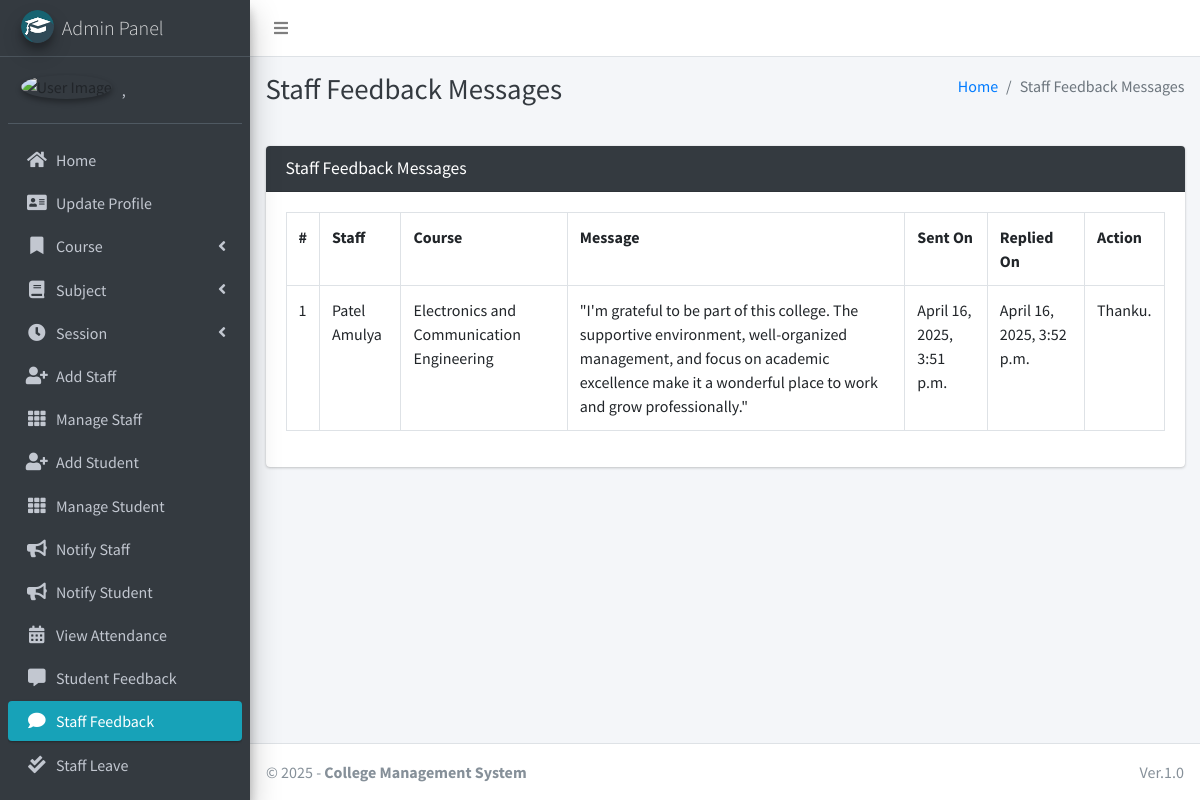
The page /staff/view/feedback/ (signed in) on the database its author committed.
### main_app/models.py (models this page shows)
class CustomUser(AbstractUser):
    USER_TYPE = ((1, "HOD"), (2, "Staff"), (3, "Student"))
    GENDER = [("M", "Male"), ("F", "Female")]
    username = None  # Removed username, using email instead
    email = models.EmailField(unique=True)
    user_type = models.CharField(default=1, choices=USER_TYPE, max_length=1)
    gender = models.CharField(max_length=1, choices=GENDER)
    profile_pic = models.ImageField()
    address = models.TextField()
    fcm_token = models.TextField(default="")  # For firebase notifications
    created_at = models.DateTimeField(auto_now_add=True)
    updated_at = models.DateTimeField(auto_now=True)
    USERNAME_FIELD = "email"
    REQUIRED_FIELDS = []
    objects = CustomUserManager()
    def __str__(self):
        return self.last_name + ", " + self.first_name

class FeedbackStaff(models.Model):
    staff = models.ForeignKey(Staff, on_delete=models.CASCADE)
    feedback = models.TextField()
    reply = models.TextField()
    created_at = models.DateTimeField(auto_now_add=True)
    updated_at = models.DateTimeField(auto_now=True)

class Staff(models.Model):
    course = models.ForeignKey(Course, on_delete=models.DO_NOTHING, null=True, blank=False)
    admin = models.OneToOneField(CustomUser, on_delete=models.CASCADE)
    def __str__(self):
        return self.admin.last_name + " " + self.admin.first_name

class Course(models.Model):
    name = models.CharField(max_length=120)
    created_at = models.DateTimeField(auto_now_add=True)
    updated_at = models.DateTimeField(auto_now=True)
    def __str__(self):
        return self.name

### main_app/hod_views.py (the view, shortened to what this page needs)
# urls.py: path("staff/view/feedback/", hod_views.staff_feedback_message,
@csrf_exempt
def staff_feedback_message(request):
    if request.method != 'POST':
        feedbacks = FeedbackStaff.objects.all()
        context = {
            'feedbacks': feedbacks,
            'page_title': 'Staff Feedback Messages'
        }
        return render(request, 'hod_template/staff_feedback_template.html', context)

### main_app/templates/hod_template/staff_feedback_template.html (shortened to what this page needs)
{% extends 'main_app/base.html' %}
{% load static %}
{% block page_title %}{{page_title}}{% endblock page_title %}
{% block content %}
<section class="content">
    <div class="container-fluid">
        <div class="row">
            <div class="col-md-12">
                <div class="card card-dark">
                    <div class="card-header">
                        <h3 class="card-title">{{page_title}}</h3>
                    </div>
                    <div class="table card-body">
                        <table class="table table-bordered table-hover">
                            <tr>
                                <th>#</th>
                                <th>Staff</th>
                                <th>Course</th>
                                <th>Message</th>
                                <th>Sent On</th>
                                <th>Replied On</th>
                                <th>Action</th>
                            </tr>
                            {% for feedback in  feedbacks %}
                              <tr>
                                  <td>{{forloop.counter}}</td>
                                  <td>{{feedback.staff}}</td>
                                  <td>{{feedback.staff.course}}</td>
                                  <td>{{feedback.feedback}}</td>
                                    {% if feedback.reply == "" %}
                                    <td>{{feedback.created_at}}</td>
                                    <td><span  class='badge badge-warning'>Pending Response</span></td>
                                         <td> <button data-toggle = "modal" data-target = "#reply_modal" value="{{feedback.id}}" class="btn btn-success reply_open_modal">Reply</button>
                                        {% else %}
                                        <td>{{feedback.created_at}}</td>
                                        <td>{{feedback.updated_at}}</td>
                                          <td>{{feedback.reply}}</td>
                                    {% endif %}
                              </tr>
                            {% endfor %}
                        </table>
                    </div>
                    </div>
            </div>
        </div>
    </div>
</section>
{% endblock content %}

### main_app/templates/main_app/sidebar_template.html (shortened to what this page needs)
{% load static %}
<aside class="main-sidebar sidebar-dark-info elevation-4">
    {% if request.user.user_type == '1' %}
    <a href="{% url 'admin_home' %}" class="brand-link">
        <img src="{% static 'dist/img/cmsl.png' %} " alt="AdminLTE Logo"
            class="brand-image img-circle elevation-3" >
        <span class="brand-text font-weight-light">Admin Panel</span>
    </a>
    <div class="sidebar">
        <div class="user-panel mt-3 pb-3 mb-3 d-flex">
            <div class="image">
                <img src="{{ request.user.profile_pic}}" class="img-circle elevation-2" alt="User Image">
            </div>
            <div class="info">
                <a href="#" class="d-block">{{user}}</a>
            </div>
        </div>
        <nav class="mt-2">
            <ul class="nav nav-pills nav-sidebar flex-column" data-widget="treeview" role="menu" data-accordion="false">
                <li class="nav-item">
                    {% url 'admin_home' as admin_home %}
                    <a href="{{admin_home}}" class="nav-link {% if admin_home == request.path %} active {% endif %}">
                        <i class="nav-icon fas fa-home"></i>
                        <p>
                            Home
                        </p>
                    </a>
                </li>
                <li class="nav-item">
                    {% url 'admin_view_profile' as admin_view_profile %}
                    <a href="{{admin_view_profile}}"
                        class="nav-link {% if admin_view_profile == request.path %} active {% endif %}">
                        <i class="nav-icon fas fa-address-card"></i>
                        <p>
                            Update Profile
                        </p>
                    </a>
                </li>
                <li class="nav-item has-treeview">
                    <a href="#" class="nav-link">
                        <i class="nav-icon fas fa-bookmark"></i>
                        <p>
                            Course
                            <i class="fas fa-angle-left right"></i>
                        </p>
                    </a>
                </li>
                <li class="nav-item has-treeview">
                    <a href="#" class="nav-link">
                        <i class="nav-icon fas fa-book"></i>
                        <p>
                            Subject
                            <i class="fas fa-angle-left right"></i>
                        </p>
                    </a>
                </li>
                <li class="nav-item has-treeview">
                    <a href="#" class="nav-link">
                        <i class="nav-icon fas fa-clock"></i>
                        <p>
                            Session
                            <i class="fas fa-angle-left right"></i>
                        </p>
                    </a>
                </li>
                <li class="nav-item">
                    {% url 'add_staff' as add_staff %}
                    <a href="{{add_staff}}" class="nav-link {% if add_staff == request.path %} active {% endif %}">
                        <i class="nav-icon fas fa-user-plus"></i>
                        <p>
                            Add Staff
                        </p>
                    </a>
                </li>
                <li class="nav-item">
                    {% url 'manage_staff' as manage_staff %}
                    {% url 'edit_staff' staff_id as edit_staff %}
                    <a href="{{manage_staff}}"
                        class="nav-link {% if manage_staff == request.path or request.path == edit_staff %} active {% endif %}">
                        <i class="nav-icon fas fa-th"></i>
                        <p>
                            Manage Staff
                        </p>
                    </a>
                </li>
                <li class="nav-item">
                    {% url 'add_student' as add_student%}
                    <a href="{{add_student}}" class="nav-link  {% if add_student == request.path %} active {% endif %}">
                        <i class="nav-icon fas fa-user-plus"></i>
                        <p>
                            Add Student
                        </p>
                    </a>
                </li>
                <li class="nav-item">
                    {% url 'manage_student' as manage_student %}
                    {% url 'edit_student' student_id as edit_student %}
                    <a href="{{manage_student}}"
                        class="nav-link  {% if edit_student == request.path or manage_student == request.path %} active {% endif %}">
                        <i class="nav-icon fas fa-th"></i>
                        <p>
                            Manage Student
                        </p>
                    </a>
                </li>
                <li class="nav-item">
                    {% url 'admin_notify_staff' as admin_notify_staff %}
                    <a href="{{admin_notify_staff}}"
                        class="nav-link {% if admin_notify_staff == request.path %} active {% endif %}">
                        <i class="nav-icon fas fa-bullhorn"></i>
                        <p>
                            Notify Staff
                        </p>
                    </a>
                </li>
                <li class="nav-item">
                    {% url 'admin_notify_student' as admin_notify_student %}
                    <a href="{{admin_notify_student}}"
                        class="nav-link {% if admin_notify_student == request.path %} active {% endif %}">
                        <i class="nav-icon fas fa-bullhorn"></i>
                        <p>
                            Notify Student
                        </p>
                    </a>
                </li>
                <li class="nav-item">
                    {% url 'admin_view_attendance' as admin_view_attendance %}
                <li class="nav-item">
                    <a href="{{admin_view_attendance}}"
                        class="nav-link  {% if admin_view_attendance == request.path %} active {% endif %}">
                        <i class="nav-icon fas fa-calendar-alt"></i>
                        <p>
                            View Attendance
                        </p>
                    </a>
                </li>
                <li class="nav-item">
                    {% url 'student_feedback_message' as student_feedback_message %}
                    <a href="{{ student_feedback_message }}"
                        class="nav-link  {% if student_feedback_message == request.path %} active {% endif %}">
                        <i class="nav-icon fas fa-comment-alt"></i>
                        <p>
                            Student Feedback
                        </p>
                    </a>
                </li>
                <li class="nav-item">
                    {% url 'staff_feedback_message' as staff_feedback_message %}
                    <a href="{{staff_feedback_message}}"
                        class="nav-link   {% if staff_feedback_message == request.path %} active {% endif %}">
                        <i class="nav-icon fas fa-comment"></i>
                        <p>
                            Staff Feedback
                        </p>
                    </a>
                </li>
                <li class="nav-item">
                    {% url 'view_staff_leave' as view_staff_leave %}
                    <a href="{{view_staff_leave}}"
                        class="nav-link  {% if view_staff_leave == request.path %} active {% endif %}">
                        <i class="nav-icon fas fa-check-double"></i>
                        <p>
                            Staff Leave
                        </p>
                    </a>
                </li>
                <li class="nav-item">
                    {% url 'view_student_leave' as view_student_leave %}
                    <a href="{% url 'view_student_leave' %}"
                        class="nav-link  {% if view_student_leave == request.path %} active {% endif %}">
                    </a>
                </li>
                                        {% endif %}
                                    </ul>
                                </nav>
                            </div>
</aside>

### rows shown on the page
CustomUser: last_name+first_name ","
FeedbackStaff: staff "Patel Amulya", staff.course "Electronics and Communication Engineering", feedback "\"I'm grateful to be part of this college. The supportive environment, well-organized management, and focus on academic excellence make it a wonderful place to work and grow professionally.\"", created_at "April 16, 2025, 3:51 p.m.", updated_at "April 16, 2025, 3:52 p.m.", reply "Thanku."

### other values the page prints
{{ page_title }} "Staff Feedback Messages"
